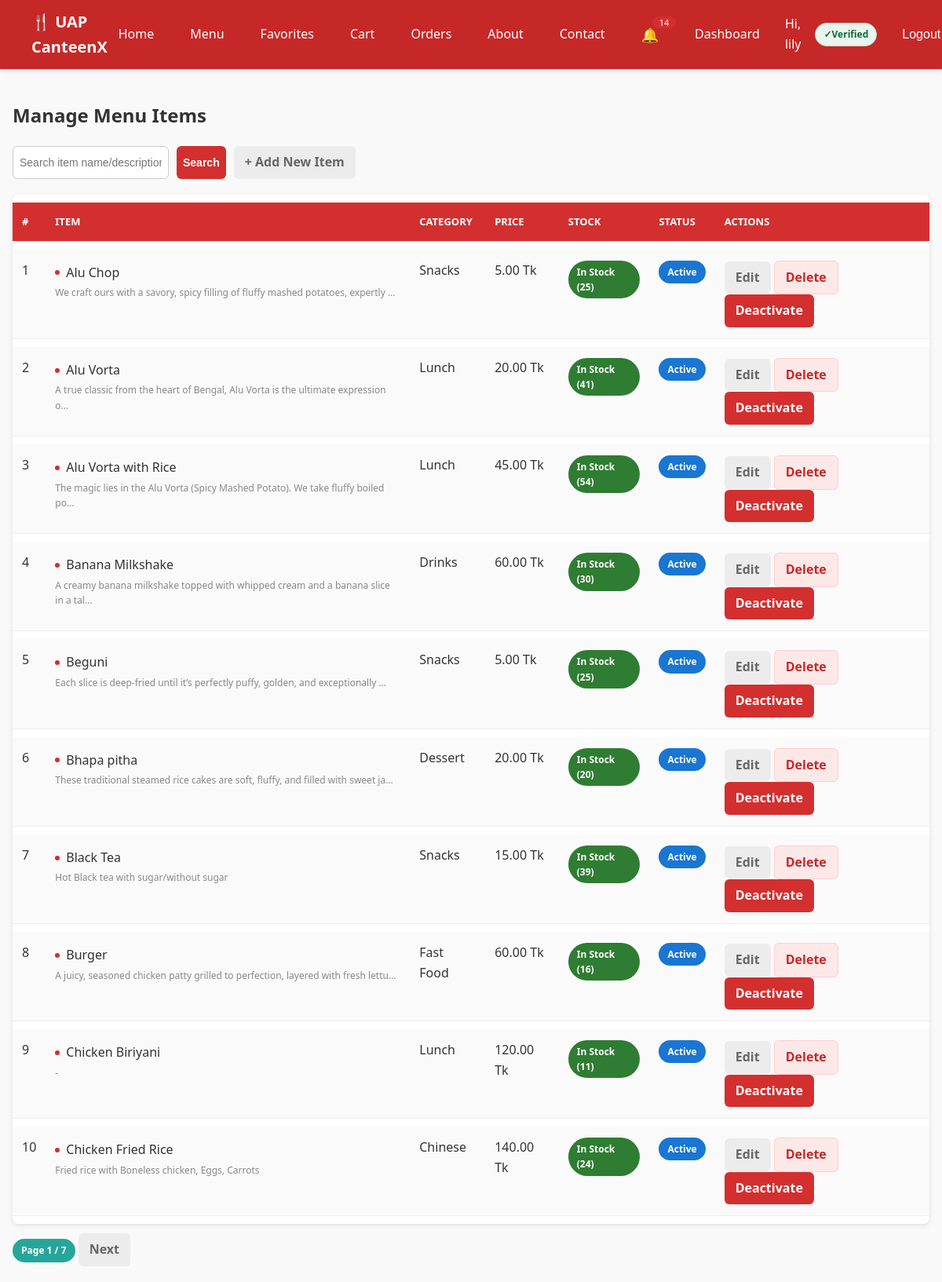
The page /vendor/items/ (signed in) on the database as committed earlier.
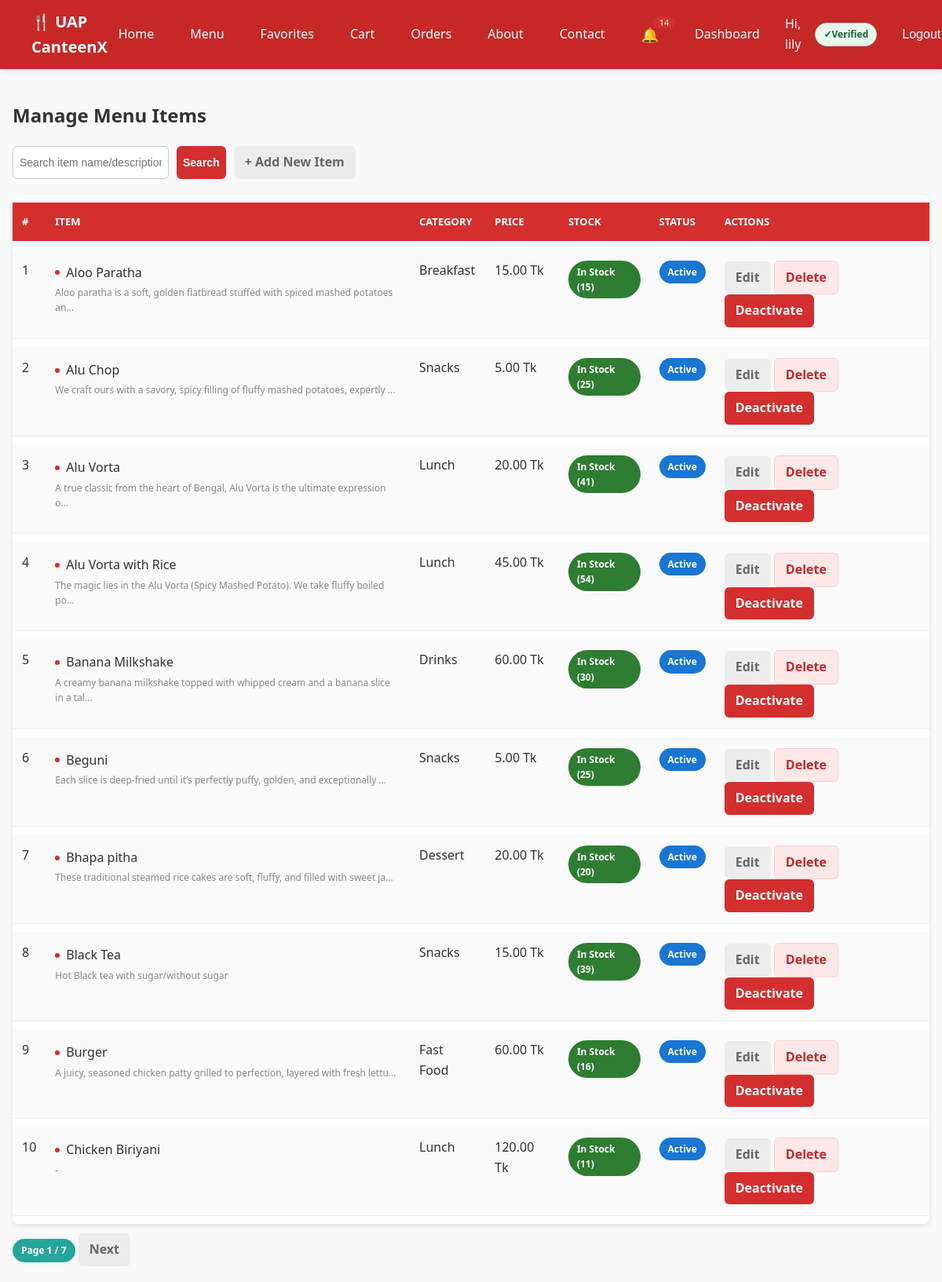
The same page on the database as committed later.
### my_canteen/models.py (models this page shows, shortened)
class MenuItem(models.Model):
    name = models.CharField(max_length=100)
    description = models.TextField(blank=True)
    price = models.DecimalField(max_digits=6, decimal_places=2)
    stock = models.PositiveIntegerField(default=0)
    image = models.ImageField(upload_to='menu/', blank=True, null=True)
    category = models.ForeignKey(Category, on_delete=models.CASCADE, null=True)
    is_active = models.BooleanField(default=True)
    is_popular = models.BooleanField(default=False)
    rating_avg = models.FloatField(default=0)
    rating_count = models.PositiveIntegerField(default=0)

class Category(models.Model):
    name = models.CharField(max_length=50)

### my_canteen/views.py (the view)
# urls.py: path("vendor/items/", views.vendor_item_list, name="vendor_item_list"),
@login_required
def vendor_item_list(request):
    if not require_roles(request.user, ["vendor", "admin"]):
        messages.error(request, "You are not authorized to view this page.")
        return redirect("home")
    q = request.GET.get("q", "").strip()
    qs = MenuItem.objects.all().order_by("-is_active", "name")
    if q:
        qs = qs.filter(Q(name__icontains=q) | Q(description__icontains=q))
    items = Paginator(qs, 10).get_page(request.GET.get("page"))
    return render(
        request, "my_canteen/vendor/items_list.html", {"items": items, "q": q}
    )

### my_canteen/context_processors.py (called while the page is built)
def favorites_processor(request):
    if request.user.is_authenticated:
        fav_ids = Favorite.objects.filter(user=request.user).values_list('item_id', flat=True)
        return {"favorite_items": set(fav_ids)}
    return {"favorite_items": set()}

def cart_count(request):
    cart = request.session.get("cart", {})
    return {"cart_count": sum(cart.values())}

def notifications_context(request):
    if request.user.is_authenticated:
        unread_count = Notification.objects.filter(user=request.user, is_read=False).count()
    else:
        unread_count = 0
    return {
        "unread_notifications": unread_count
    }

### my_canteen/views.py (called while the page is built)
def get_role(user):
    try:
        return user.userprofile.role
    except UserProfile.DoesNotExist:
        return "guest"

def require_roles(user, allowed):
    return get_role(user) in allowed

### my_canteen/templates/my_canteen/vendor/items_list.html (shortened to what this page needs)
{% extends "my_canteen/base.html" %}
{% block content %}
<h2>Manage Menu Items</h2>
<form method="get" class="search-filter-form" style="margin-bottom:14px;">
  <input type="text" name="q" value="{{ q }}" placeholder="Search item name/description">
  <button class="btn" type="submit">Search</button>
  <a class="btn btn-soft" href="{% url 'vendor_item_create' %}">+ Add New Item</a>
</form>
<table class="orders-table pretty">
  <thead>
    <tr>
      <th>#</th><th>Item</th><th>Category</th><th>Price</th><th>Stock</th><th>Status</th><th class="actions-col">Actions</th>
    </tr>
  </thead>
  <tbody>
  {% for it in items %}
    <tr>
      <td>{{ forloop.counter0|add:items.start_index }}</td>
      <td class="when">
        <div class="order-line"><span class="dot"></span>{{ it.name }}</div>
        <div class="sub">{{ it.description|default:"-"|truncatechars:80 }}</div>
      </td>
      <td>{{ it.category.name }}</td>
      <td>{{ it.price }} Tk</td>
      <td>
        {% if it.stock|default:0 > 0 %}
          <span class="badge success">In Stock ({{ it.stock }})</span>
        {% else %}
          <span class="badge danger">Out</span>
        {% endif %}
      </td>
      <td>{% if it.is_active %}<span class="badge primary">Active</span>{% else %}<span class="badge gray">Inactive</span>{% endif %}</td>
      <td class="actions-col">
        <a class="btn btn-soft" href="{% url 'vendor_item_edit' it.pk %}">Edit</a>
        <a class="btn btn-soft-danger" href="{% url 'vendor_item_delete' it.pk %}">Delete</a>
        <a class="btn" href="{% url 'vendor_item_toggle_active' it.pk %}">{% if it.is_active %}Deactivate{% else %}Activate{% endif %}</a>
      </td>
    </tr>
  {% empty %}
    <tr><td colspan="7" style="text-align:center;">No items found.</td></tr>
  {% endfor %}
  </tbody>
</table>
{% if items.paginator.num_pages > 1 %}
  <div style="margin-top:12px;">
    <span class="badge info">Page {{ items.number }} / {{ items.paginator.num_pages }}</span>
    {% if items.has_next %}<a class="btn btn-soft" href="?q={{ q }}&page={{ items.next_page_number }}">Next</a>{% endif %}
  </div>
{% endif %}
{% endblock %}

Rows that differ between the two databases and show on the page:
no longer on this page (row unchanged): MenuItem: name "Chicken Fried Rice", description "Fried rice with Boneless chicken, Eggs, Carrots", category.name "Chinese", price "140.00", stock "24", is_active "Active"
added MenuItem: name "Aloo Paratha", description "Aloo paratha is a soft, golden flatbread stuffed with spiced mashed potatoes an…", category.name "Breakfast", price "15.00", stock "15", is_active "Active"
